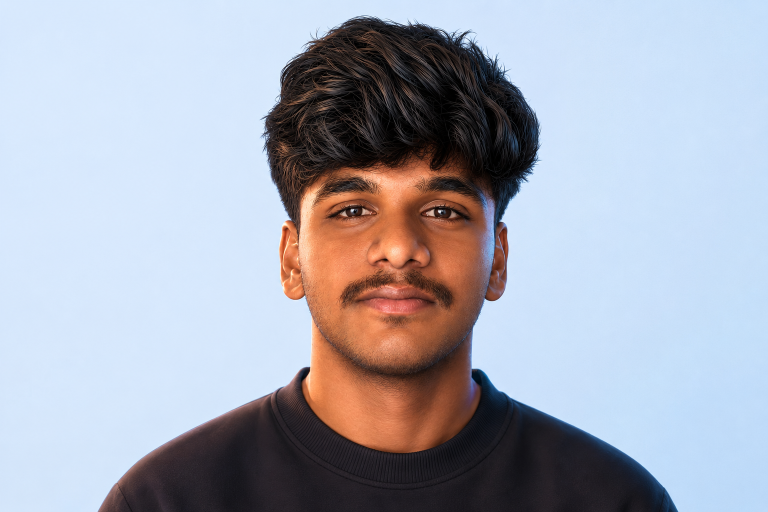
#> input picture team images/subash.png, 1536 x 1024 px, found by its file name (shown at 1/2 size)
$ python crop_team_images.py
#> lines starting #> are read from the running program, lines starting #| are printed output that depends on the picture
import os
from PIL import Image

folder = "public/team"

# Crop parameters for each team member to perfectly align face position, head top, and scale to Subash's framing

crops = {
    "subash.png": {
        # Orig: 1536x1024
        # Crop 1:1 box: x_center=794, y: 0..1024
        "box": (282, 0, 1306, 1024)
    },
    "saran.png": {
        # Orig: 1264x843
        # Crop 1:1 box: x_center=633, y: 0..843
        "box": (211, 0, 1054, 843)
    },
    "thiru.png": {
        # Orig: 1536x1024
        # Crop 1:1 box: x_center=766, y: 0..1024 (adjust y to align top of head to 32px)
        "box": (254, 0, 1278, 1024)
    },
    "sasi.png": {
        # Orig: 1264x843
        # Crop 1:1 box: x_center=675, y: 0..843
        "box": (254, 0, 1097, 843)
    },
    "udaya.png": {
        # Orig: 843x1264 (Portrait)
        # Top of head is at y=133.
        # To align head top with Subash (~3% from top), start crop at y=107, height=843
        "box": (0, 107, 843, 950)
    }
}

target_size = (1024, 1024)

for filename, info in crops.items():
    path = os.path.join(folder, filename)
    if not os.path.exists(path):
        # fallback to team images root if needed
        path = os.path.join("team images", filename)

    img = Image.open(path)
#> img is the input picture: PIL image 1536x1024 RGB; mean R, G, B 167.5, 171, 183.1
    cropped = img.crop(info["box"])
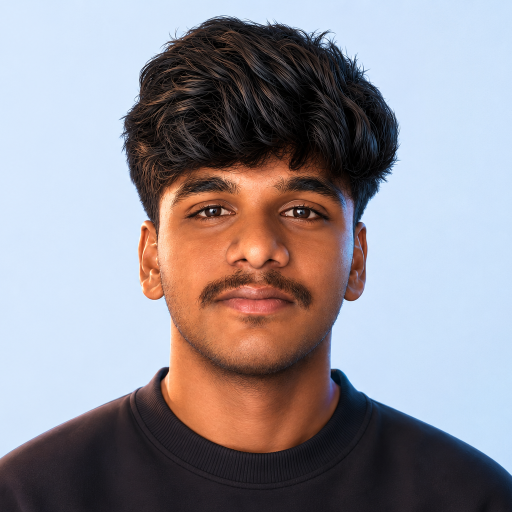
#> cropped: PIL image 1024x1024 RGB (shown at 1/2 size); mean R, G, B 148.3, 143.7, 150.5
    resized = cropped.resize(target_size, Image.Resampling.LANCZOS)

    out_path = os.path.join(folder, filename)
    resized.save(out_path, quality=95)
    print(f"Successfully processed {filename} -> saved to {out_path} ({target_size[0]}x{target_size[1]})")
#> pass 2 of the loop `for filename, info in crops.items():`:
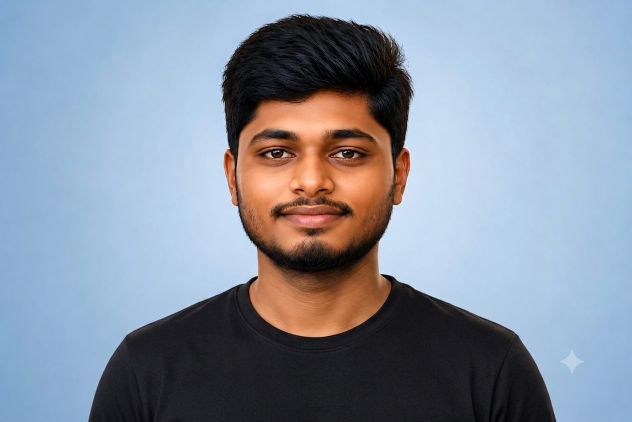
#> input picture team images/saran.png, 1264 x 843 px, found by its file name (shown at 1/2 size)
#> img is the input picture: PIL image 1264x843 RGB; mean R, G, B 135.8, 145.5, 160.8
#> `cropped = img.crop(info["box"])`:
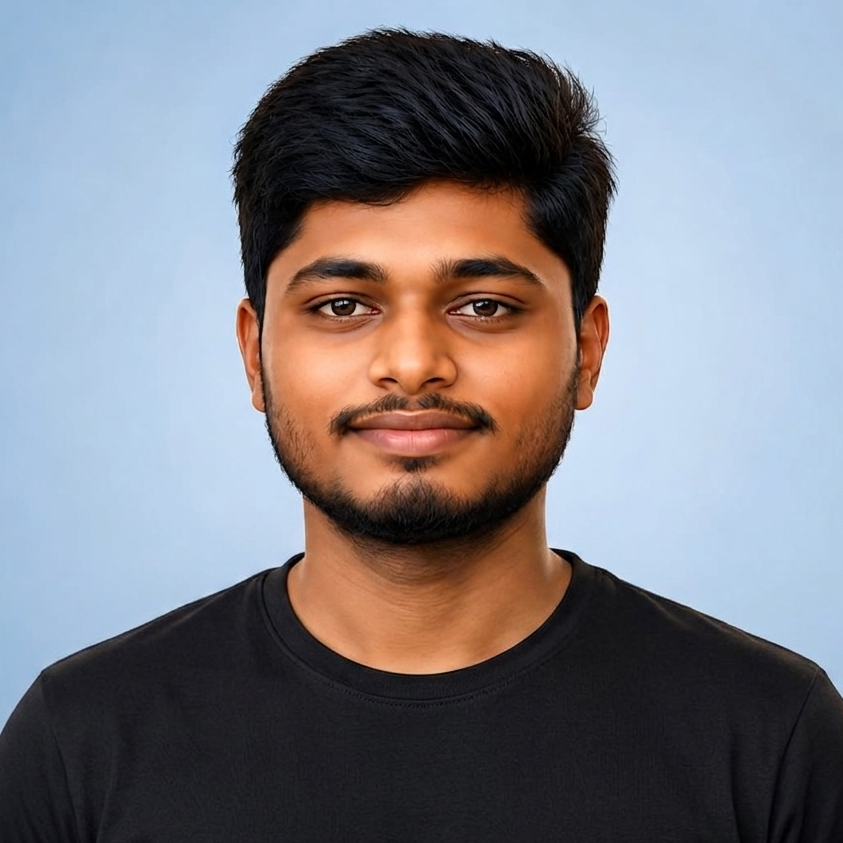
#> cropped: PIL image 843x843 RGB; mean R, G, B 127, 126.5, 133.9
#> pass 3 of the loop `for filename, info in crops.items():`:
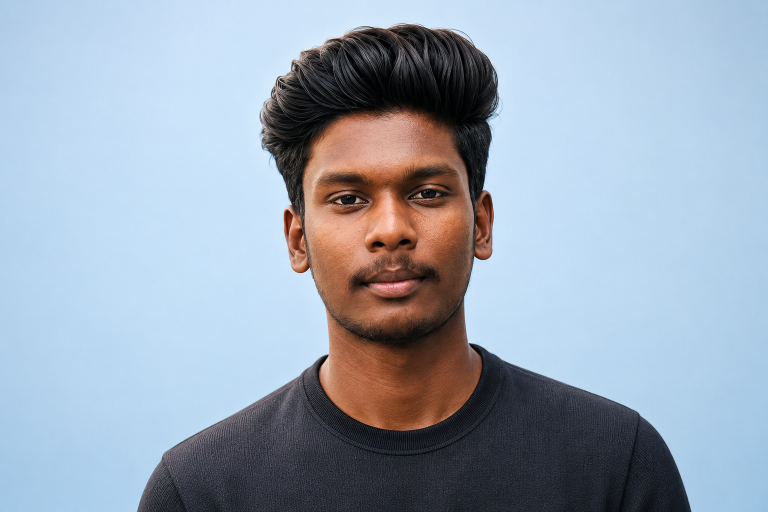
#> input picture team images/thiru.png, 1536 x 1024 px, found by its file name (shown at 1/2 size)
#> img is the input picture: PIL image 1536x1024 RGB; mean R, G, B 154, 166.8, 181.6
#> `cropped = img.crop(info["box"])`:
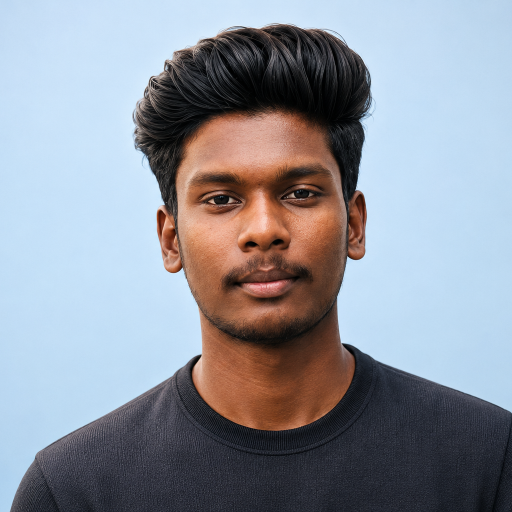
#> cropped: PIL image 1024x1024 RGB (shown at 1/2 size); mean R, G, B 142.5, 147.1, 156.9
#> the loop made 5 passes; the first 3 are shown
